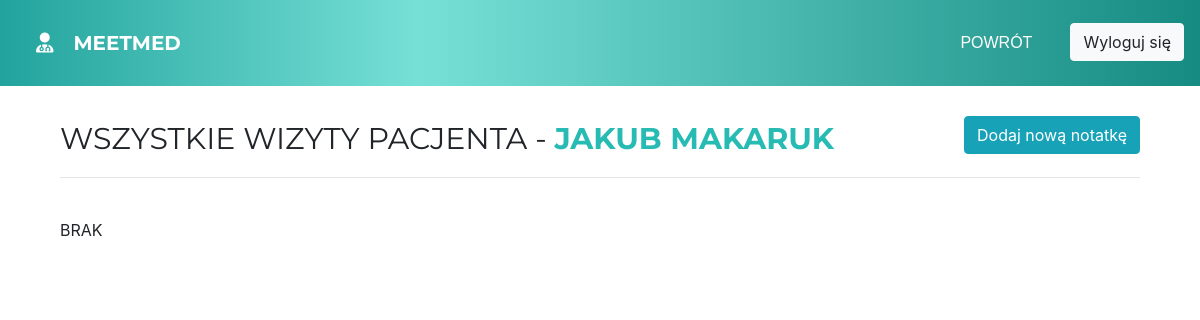
Before: /account/details/6 (signed in) with the older database file.
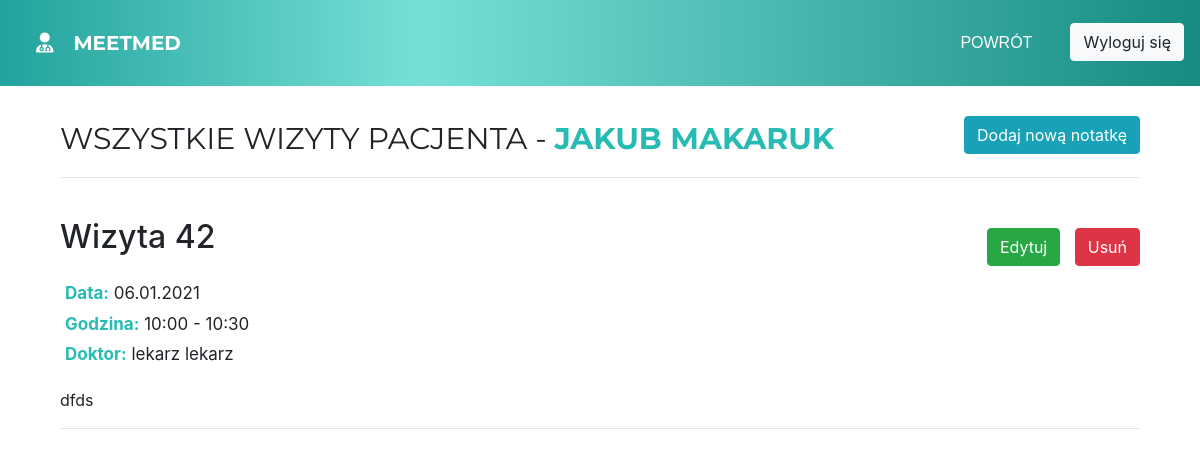
After: the same page with the newer database file.
### meetmedaccount/models.py (models this page shows, shortened)
class AppointmentNote(models.Model):
    id = models.AutoField(primary_key=True)
    appointment = models.ForeignKey(Appointment, on_delete=models.CASCADE)
    patient = models.ForeignKey(User, on_delete=models.CASCADE)
    note = models.CharField(max_length=1500)

class Appointment(models.Model):
    id = models.AutoField(primary_key=True)
    title = models.CharField(max_length=100, default=defaultTitle)
    description = models.CharField(max_length=480, null=True, blank=True)
    start_date = models.DateTimeField(null=True, blank=True, default=timezone.now)
    end_date = models.DateTimeField(null=True, blank=True, default=timezone.now)
    date_reserved = models.DateTimeField(null=True, blank=True)
    doctor = models.ForeignKey(User, on_delete=models.CASCADE)
    patient = models.ForeignKey(User, null=True, on_delete=models.SET_NULL, related_name='+', blank=True)
    done = models.CharField(max_length=30, default=defaultDoneClass)

### meetmedaccount/views.py (the view, shortened to what this page needs)
# urls.py: path('details/<int:pk>', views.details, name='details')
def details(request, pk):
    request_patient = User.objects.get(id=pk)
    appointments_notes = AppointmentNote.objects.filter(patient=request_patient).order_by('-appointment__start_date')
    form = AppointmentNoteForm()
    all_appointments = Appointment.objects.filter(doctor=request.user, patient=request_patient).order_by('-start_date')
    if (request.method == 'POST' and "deleteappointmentnote" in request.POST):
        appointmentnote_id_to_remove = request.POST['deleteappointmentnote']
        appointmentnote_to_remove = AppointmentNote.objects.filter(id=appointmentnote_id_to_remove)
        appointmentnote_to_remove.delete()
        return redirect('details', pk=pk)
    context = {
        'patient': request_patient,
        'appointments_notes': appointments_notes,
        'form': form,
        'all_appintments': all_appointments,
    }
    return render(request, 'patientdetails.html', context)

### meetmedapp/templates/patientdetails.html (shortened to what this page needs)
{% extends 'base.html' %}
{% load static %}
{% block head %}
    <link rel="stylesheet" href="{% static 'css/animate.css' %}">
    <link rel="stylesheet" href="https://stackpath.bootstrapcdn.com/bootstrap/4.5.2/css/bootstrap.min.css">
    <link rel="stylesheet" href="{% static 'css/patientdetails.css' %}">
{% endblock %}
{% block content %}
    <nav class="navbar navbar-expand-lg bg-info" id="navbar">
        <a class="navbar-brand" href="/"><i class="fas fa-user-md"></i>MeetMed</a>
        <div class="collapse navbar-collapse" id="navbarNavAltMarkup">
            <div class="navbar-nav ml-auto">
                <a class="nav-link" href="{% url 'searchpatient' %}">POWRÓT</a>
                <a href="{% url 'logout' %}"><button class="btn btn-light my-2 my-sm-0">Wyloguj się</button></a>
            </div>
        </div>
    </nav>
    <main>
        <section class="add">
            <span>WSZYSTKIE WIZYTY PACJENTA - <span class="patient-text">{{ patient.first_name }} {{ patient.last_name }}</span></span>
            <button class="btn btn-info" id="add-note" name="add-note" onclick="add_note()">Dodaj nową notatkę</button>
            <hr>
        </section>
        <section class="notes">
            {% for note in appointments_notes %}
                <div class="properties">
                    <div class="header">
                        <h2>{{ note.appointment.title }} </h2>
                        <div class="buttons">
                            <button type="submit" class="btn btn-success" id="appointmentnote:{{ note.id }}" onclick="edit_note(this.id, {{ note.id }})" name="button-edit">Edytuj</button>
                            <button type="submit" class="btn btn-danger" id="appointmentnote:{{ note.id }}" onclick="deleteAppointmentNote(this.id)" name="button-delete">Usuń</button>
                        </div>
                    </div>
                    <div class="details-note">
                        <p><span class="date-hour-doctor">Data:</span> {{ note.appointment.end_date|date:'d.m.Y' }}</span></p>
                        <p><span class="date-hour-doctor">Godzina:</span> {{ note.appointment.start_date|date:'H:i' }} - {{ note.appointment.end_date|date:'H:i' }}</p>
                        <p><span class="date-hour-doctor">Doktor:</span> {{ note.appointment.doctor.first_name }} {{ note.appointment.doctor.last_name }}</p>
                    </div>
                </div>
                <div class="full-note">
                    <p>{{ note.note }}</p>
                </div>
                <hr>
            {% empty %}
                <p>BRAK</p>
            {% endfor %}
        </section>
    </main>
{% endblock %}

Changed rows visible on the page:
added AppointmentNote: appointment "Wizyta 42", appointment.end_date "06.01.2021", appointment.start_date "10:00", appointment.end_date "10:30", appointment.doctor.first_name "lekarz", appointment.doctor.last_name "lekarz", note "dfds"
Other visible differences:
text no longer shown: "BRAK"
